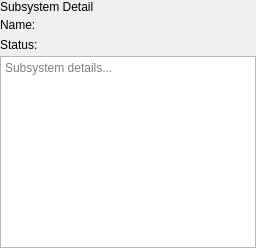
<?xml version="1.0" encoding="UTF-8"?>
<ui version="4.0">
 <class>SubsystemDetailView</class>
 <widget class="QWidget" name="subsystemDetailView">
  <layout class="QVBoxLayout" name="mainLayout">
   <property name="leftMargin"><number>0</number></property>
   <property name="topMargin"><number>0</number></property>
   <property name="rightMargin"><number>0</number></property>
   <property name="bottomMargin"><number>0</number></property>
   <property name="spacing"><number>4</number></property>
   <item>
    <widget class="QLabel" name="headerLabel">
     <property name="text"><string>Subsystem Detail</string></property>
    </widget>
   </item>
   <item>
    <layout class="QFormLayout" name="detailForm">
     <item row="0" column="0">
      <widget class="QLabel" name="nameLabel">
       <property name="text"><string>Name:</string></property>
      </widget>
     </item>
     <item row="0" column="1">
      <widget class="QLabel" name="nameValue">
       <property name="text"><string></string></property>
      </widget>
     </item>
     <item row="1" column="0">
      <widget class="QLabel" name="statusLabel">
       <property name="text"><string>Status:</string></property>
      </widget>
     </item>
     <item row="1" column="1">
      <widget class="QLabel" name="statusValue">
       <property name="text"><string></string></property>
      </widget>
     </item>
    </layout>
   </item>
   <item>
    <widget class="QTextEdit" name="detailContent">
     <property name="placeholderText"><string>Subsystem details...</string></property>
    </widget>
   </item>
  </layout>
 </widget>
 <layoutdefault spacing="6" margin="11"/>
 <resources/>
 <connections/>
</ui>
